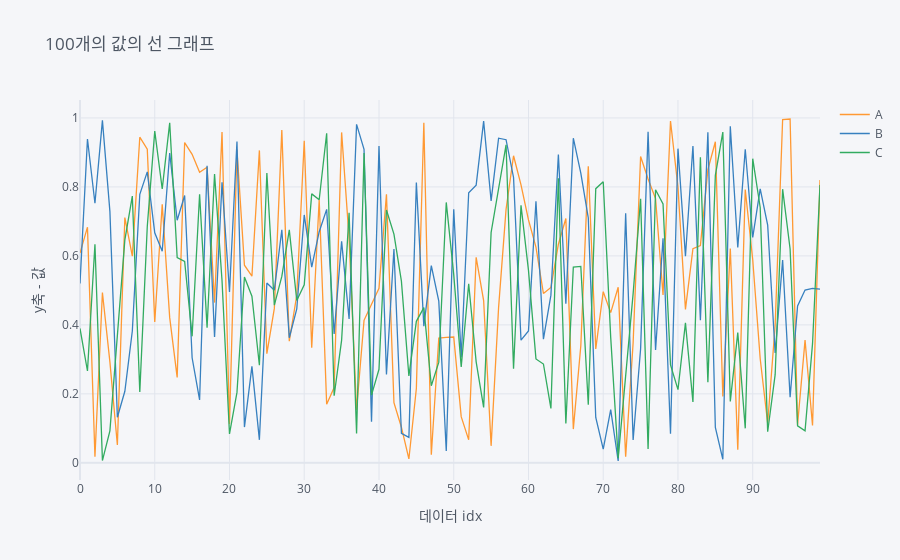

The notebook cell this image was saved under:
### Code cell
df.loc[:, 'A':'C'].iplot(kind = 'line',
             xTitle='데이터 idx',
             yTitle='y축 - 값',
             title='100개의 값의 선 그래프')
